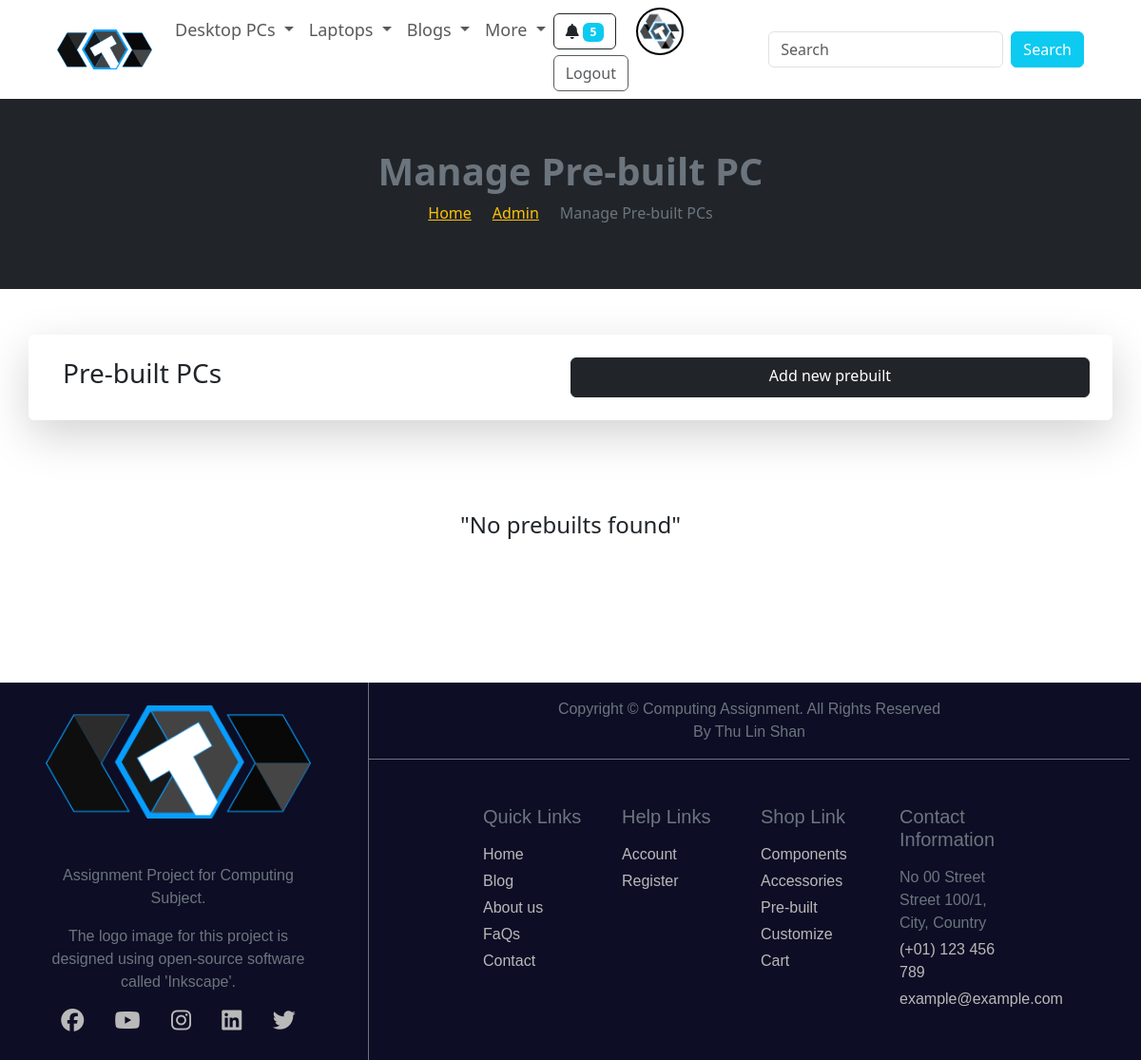
The app's page /admin/manage_prebuilt.php (signed in), older data.
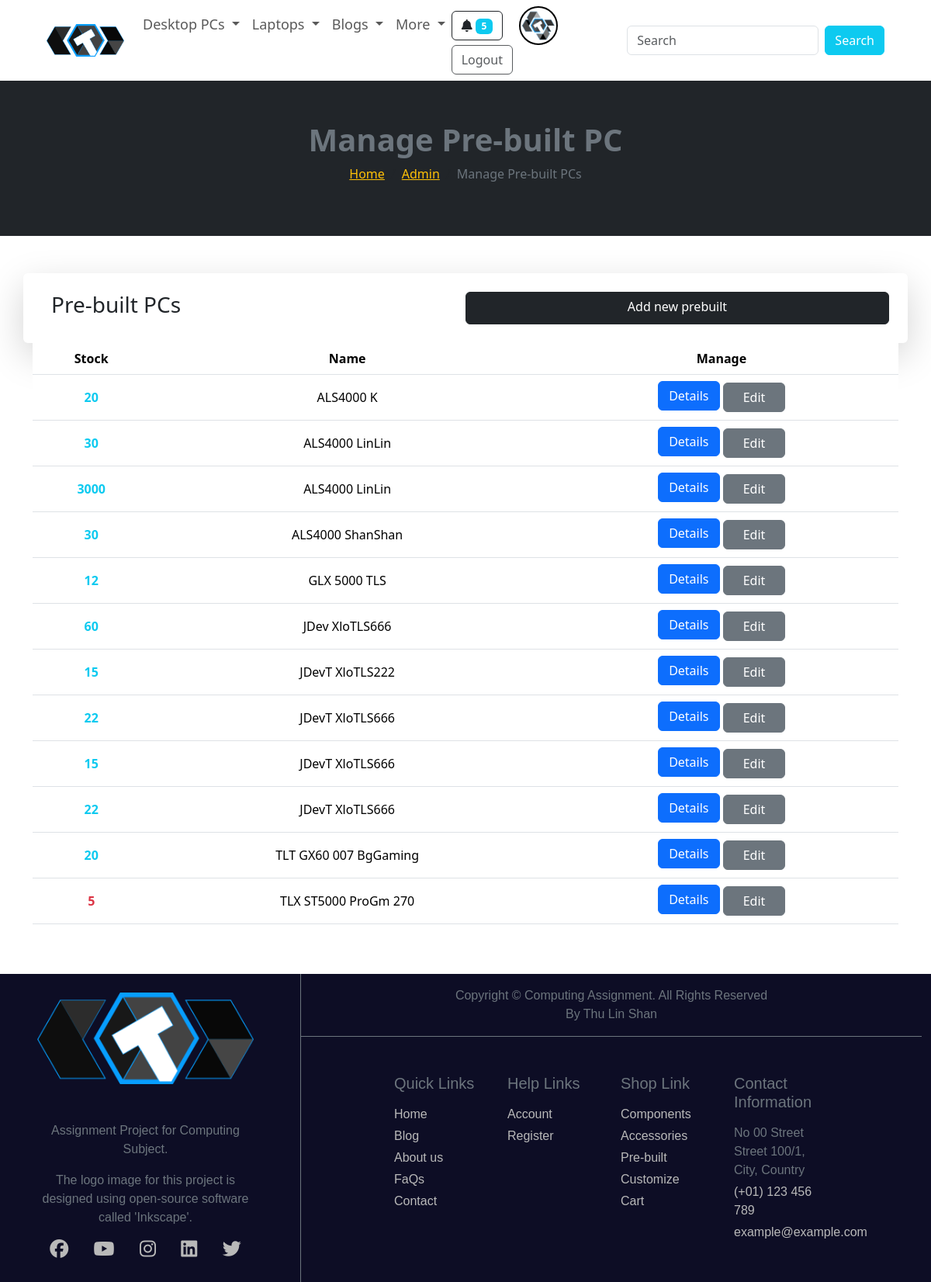
The same page, newer data.
### tables this page shows
CREATE TABLE `prebuilt` (
  `id` int(15) NOT NULL,
  `prebuilt_name` varchar(150) NOT NULL,
  `description` text NOT NULL,
  `img` varchar(150) NOT NULL,
  `os` int(15) NOT NULL,
  `cpu` int(15) NOT NULL,
  `gpu` int(15) NOT NULL,
  `ram` int(15) NOT NULL,
  `primary_storage` int(15) NOT NULL,
  `secondary_storage` int(15) DEFAULT NULL,
  `motherboard` int(15) NOT NULL,
  `desktop_case` int(11) NOT NULL,
  `power_supply` int(15) NOT NULL,
  `price` int(15) NOT NULL,
  `default_price` int(11) NOT NULL,
  `free_shipping` tinyint(1) NOT NULL,
  `status` varchar(20) NOT NULL,
  `date` timestamp NOT NULL DEFAULT current_timestamp(),
  `stock` int(10) NOT NULL
);

### admin/manage_prebuilt.php (the view, shortened to what this page needs)
<?php
include './partials/header.php';
$query = "SELECT id,prebuilt_name,stock, motherboard FROM prebuilt ORDER BY prebuilt_name";
$prebuilts = mysqli_query($connection, $query);
?>
<main>
    <div class="bg-dark text-center d-flex flex-column justify-content-center" style="height: 25vh;">
        <h3 class="text-secondary fw-bold fs-1">Manage Pre-built PC</h3>
        <div>
            <nav aria-label="breadcrumb">
                <ol class="breadcrumb text-warning justify-content-center">
                    <li class="breadcrumb-item"><a href="<?= ROOT_URL ?>" class="text-warning">Home</a></li>
                    <li class="breadcrumb-item"><a href="<?= ROOT_URL ?>admin" class="text-warning">Admin</a></li>
                    <li class="breadcrumb-item active text-secondary" aria-current="page">Manage Pre-built PCs</li>
                </ol>
            </nav>
        </div>
    </div>
    <div class="container py-5">
        <div class="row p-4 rounded shadow-lg">
            <div class="col-md-6 ">
                <h3>Pre-built PCs</h3>
            </div>
            <a class="col-md-6 btn btn-dark px-4" href="./add_prebuilt.php?config=intel">Add new prebuilt</a>
        </div>
        <?php if (mysqli_num_rows($prebuilts) > 0) : ?>
            <table class="table text-center">
                <thead>
                    <tr>
                        <th>Stock</th>
                        <th>Name</th>
                        <th>Manage</th>
                    </tr>
                </thead>
                <tbody>
                    <?php while ($prebuilt = mysqli_fetch_assoc($prebuilts)) : ?>
                        <tr class="align-middle">
                            <?php if ($prebuilt['stock'] <= 5) : ?>
                                <td class="text-danger fw-bold"><?= $prebuilt['stock'] ?></td>
                            <?php else : ?>
                                <td class="text-info fw-bold"><?= $prebuilt['stock'] ?></td>
                            <?php endif ?>
                            <td><?= $prebuilt['prebuilt_name'] ?></td>
                            <td>
                                <a class="btn btn-primary mb-1" style="width: 80px;" href="<?= ROOT_URL ?>details/prebuilt_details.php?id=<?= $prebuilt['id'] ?>">Details</a>
                                <?php
                                $motherboardid = $prebuilt['motherboard'];
                                $query = "SELECT * FROM motherboard WHERE id = $motherboardid";
                                $result = mysqli_query($connection, $query);
                                $motherboard = mysqli_fetch_assoc($result);
                                ?>
                                <a class="btn btn-secondary " style="width: 80px;" href="./edit_prebuilt.php?id=<?= $prebuilt['id'] ?>&config=<?= strtolower($motherboard['chipset']) ?>">Edit</a>
                            </td>
                        </tr>
                    <?php endwhile; ?>
                </tbody>
            </table>
        <?php else : ?>
            <div class=" alert__message error d-flex justify-content-center align-items-center py-5 my-5">
                <h4> "No prebuilts found" </h4>
            </div>
        <?php endif ?>
    </div>
</main>
<?php
include './partials/footer.php';
?>

Row changes from the older to the newer data that the page shows:
added prebuilt: stock "20", prebuilt_name "ALS4000 K"
added prebuilt: stock "30", prebuilt_name "ALS4000 LinLin"
added prebuilt: stock "3000", prebuilt_name "ALS4000 LinLin"
added prebuilt: stock "30", prebuilt_name "ALS4000 ShanShan"
added prebuilt: stock "12", prebuilt_name "GLX 5000 TLS"
added prebuilt: stock "60", prebuilt_name "JDev XloTLS666"
added prebuilt: stock "15", prebuilt_name "JDevT XloTLS222"
added prebuilt: stock "22", prebuilt_name "JDevT XloTLS666"
added prebuilt: stock "15", prebuilt_name "JDevT XloTLS666"
added prebuilt: stock "22", prebuilt_name "JDevT XloTLS666"
added prebuilt: stock "20", prebuilt_name "TLT GX60 007 BgGaming"
added prebuilt: stock "5", prebuilt_name "TLX ST5000 ProGm 270"
Text that changed along with them:
text no longer shown: "\"No prebuilts found\""
text now shown: "Stock Name Manage"
